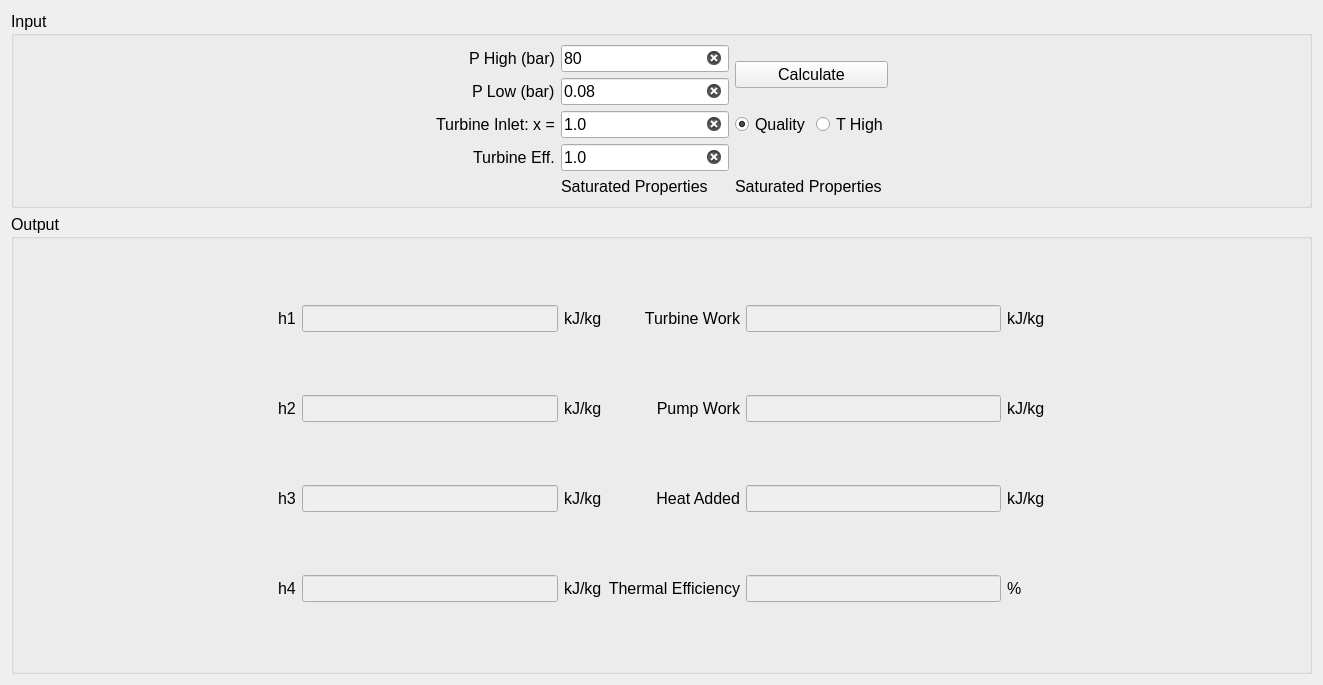
<?xml version="1.0" encoding="UTF-8"?>
<ui version="4.0">
 <class>Form</class>
 <widget class="QWidget" name="Form">
  <property name="geometry">
   <rect>
    <x>0</x>
    <y>0</y>
    <width>1323</width>
    <height>685</height>
   </rect>
  </property>
  <property name="windowTitle">
   <string>Form</string>
  </property>
  <layout class="QVBoxLayout" name="verticalLayout">
   <item>
    <widget class="QGroupBox" name="gb_Input">
     <property name="font">
      <font>
       <pointsize>12</pointsize>
      </font>
     </property>
     <property name="title">
      <string>Input</string>
     </property>
     <layout class="QGridLayout" name="gridLayout">
      <item row="2" column="2">
       <widget class="QLineEdit" name="le_TurbineInletCondition">
        <property name="sizePolicy">
         <sizepolicy hsizetype="Preferred" vsizetype="Fixed">
          <horstretch>0</horstretch>
          <verstretch>0</verstretch>
         </sizepolicy>
        </property>
        <property name="font">
         <font>
          <pointsize>12</pointsize>
         </font>
        </property>
        <property name="text">
         <string>1.0</string>
        </property>
        <property name="clearButtonEnabled">
         <bool>true</bool>
        </property>
       </widget>
      </item>
      <item row="4" column="3" colspan="2">
       <widget class="QLabel" name="lbl_SatPropLow">
        <property name="font">
         <font>
          <pointsize>12</pointsize>
         </font>
        </property>
        <property name="text">
         <string>Saturated Properties</string>
        </property>
       </widget>
      </item>
      <item row="1" column="1" alignment="Qt::AlignRight">
       <widget class="QLabel" name="lbl_PLow">
        <property name="sizePolicy">
         <sizepolicy hsizetype="Preferred" vsizetype="Preferred">
          <horstretch>0</horstretch>
          <verstretch>0</verstretch>
         </sizepolicy>
        </property>
        <property name="font">
         <font>
          <pointsize>12</pointsize>
         </font>
        </property>
        <property name="text">
         <string>P Low (bar)</string>
        </property>
       </widget>
      </item>
      <item row="2" column="1" alignment="Qt::AlignRight">
       <widget class="QLabel" name="lbl_TurbineInletCondition">
        <property name="sizePolicy">
         <sizepolicy hsizetype="Preferred" vsizetype="Preferred">
          <horstretch>0</horstretch>
          <verstretch>0</verstretch>
         </sizepolicy>
        </property>
        <property name="font">
         <font>
          <pointsize>12</pointsize>
         </font>
        </property>
        <property name="text">
         <string>Turbine Inlet: x =</string>
        </property>
       </widget>
      </item>
      <item row="3" column="2">
       <widget class="QLineEdit" name="le_TurbineEff">
        <property name="sizePolicy">
         <sizepolicy hsizetype="Preferred" vsizetype="Fixed">
          <horstretch>0</horstretch>
          <verstretch>0</verstretch>
         </sizepolicy>
        </property>
        <property name="font">
         <font>
          <pointsize>12</pointsize>
         </font>
        </property>
        <property name="text">
         <string>1.0</string>
        </property>
        <property name="placeholderText">
         <string>turbine isentropic efficiency 0.0&lt;eta&lt;=1.0</string>
        </property>
        <property name="clearButtonEnabled">
         <bool>true</bool>
        </property>
       </widget>
      </item>
      <item row="3" column="1" alignment="Qt::AlignRight">
       <widget class="QLabel" name="label">
        <property name="font">
         <font>
          <pointsize>12</pointsize>
         </font>
        </property>
        <property name="text">
         <string>Turbine Eff.</string>
        </property>
        <property name="textFormat">
         <enum>Qt::PlainText</enum>
        </property>
       </widget>
      </item>
      <item row="0" column="2">
       <widget class="QLineEdit" name="le_PHigh">
        <property name="sizePolicy">
         <sizepolicy hsizetype="Preferred" vsizetype="Fixed">
          <horstretch>0</horstretch>
          <verstretch>0</verstretch>
         </sizepolicy>
        </property>
        <property name="font">
         <font>
          <pointsize>12</pointsize>
         </font>
        </property>
        <property name="text">
         <string>80</string>
        </property>
        <property name="placeholderText">
         <string>enter a value for the high pressure isobar</string>
        </property>
        <property name="clearButtonEnabled">
         <bool>true</bool>
        </property>
       </widget>
      </item>
      <item row="2" column="4">
       <widget class="QRadioButton" name="rdo_THigh">
        <property name="font">
         <font>
          <pointsize>12</pointsize>
         </font>
        </property>
        <property name="text">
         <string>T High</string>
        </property>
       </widget>
      </item>
      <item row="0" column="3" rowspan="2" colspan="2">
       <widget class="QPushButton" name="btn_Calculate">
        <property name="font">
         <font>
          <pointsize>12</pointsize>
         </font>
        </property>
        <property name="text">
         <string>Calculate</string>
        </property>
       </widget>
      </item>
      <item row="2" column="3">
       <widget class="QRadioButton" name="rdo_Quality">
        <property name="font">
         <font>
          <pointsize>12</pointsize>
         </font>
        </property>
        <property name="text">
         <string>Quality</string>
        </property>
        <property name="checked">
         <bool>true</bool>
        </property>
       </widget>
      </item>
      <item row="1" column="2">
       <widget class="QLineEdit" name="le_PLow">
        <property name="sizePolicy">
         <sizepolicy hsizetype="Preferred" vsizetype="Fixed">
          <horstretch>0</horstretch>
          <verstretch>0</verstretch>
         </sizepolicy>
        </property>
        <property name="font">
         <font>
          <pointsize>12</pointsize>
         </font>
        </property>
        <property name="text">
         <string>0.08</string>
        </property>
        <property name="placeholderText">
         <string>enter a value for the low pressure isobar</string>
        </property>
        <property name="clearButtonEnabled">
         <bool>true</bool>
        </property>
       </widget>
      </item>
      <item row="0" column="1" alignment="Qt::AlignRight">
       <widget class="QLabel" name="lbl_PHigh">
        <property name="sizePolicy">
         <sizepolicy hsizetype="Preferred" vsizetype="Preferred">
          <horstretch>0</horstretch>
          <verstretch>0</verstretch>
         </sizepolicy>
        </property>
        <property name="font">
         <font>
          <pointsize>12</pointsize>
         </font>
        </property>
        <property name="text">
         <string>P High (bar)</string>
        </property>
       </widget>
      </item>
      <item row="2" column="0">
       <spacer name="horizontalSpacer">
        <property name="orientation">
         <enum>Qt::Horizontal</enum>
        </property>
        <property name="sizeHint" stdset="0">
         <size>
          <width>40</width>
          <height>20</height>
         </size>
        </property>
       </spacer>
      </item>
      <item row="2" column="5">
       <spacer name="horizontalSpacer_4">
        <property name="orientation">
         <enum>Qt::Horizontal</enum>
        </property>
        <property name="sizeHint" stdset="0">
         <size>
          <width>40</width>
          <height>20</height>
         </size>
        </property>
       </spacer>
      </item>
      <item row="4" column="2">
       <widget class="QLabel" name="lbl_SatPropHigh">
        <property name="font">
         <font>
          <pointsize>12</pointsize>
         </font>
        </property>
        <property name="text">
         <string>Saturated Properties</string>
        </property>
       </widget>
      </item>
     </layout>
    </widget>
   </item>
   <item>
    <widget class="QGroupBox" name="gb_Output">
     <property name="sizePolicy">
      <sizepolicy hsizetype="MinimumExpanding" vsizetype="MinimumExpanding">
       <horstretch>0</horstretch>
       <verstretch>0</verstretch>
      </sizepolicy>
     </property>
     <property name="font">
      <font>
       <pointsize>12</pointsize>
      </font>
     </property>
     <property name="title">
      <string>Output</string>
     </property>
     <layout class="QGridLayout" name="gridLayout_2">
      <item row="0" column="4">
       <widget class="QLabel" name="label_14">
        <property name="font">
         <font>
          <pointsize>12</pointsize>
         </font>
        </property>
        <property name="text">
         <string>Turbine Work</string>
        </property>
        <property name="alignment">
         <set>Qt::AlignRight|Qt::AlignTrailing|Qt::AlignVCenter</set>
        </property>
       </widget>
      </item>
      <item row="0" column="3">
       <widget class="QLabel" name="label_4">
        <property name="font">
         <font>
          <pointsize>12</pointsize>
         </font>
        </property>
        <property name="text">
         <string>kJ/kg</string>
        </property>
       </widget>
      </item>
      <item row="2" column="5">
       <widget class="QLineEdit" name="le_HeatAdded">
        <property name="enabled">
         <bool>false</bool>
        </property>
        <property name="font">
         <font>
          <pointsize>12</pointsize>
         </font>
        </property>
       </widget>
      </item>
      <item row="3" column="2">
       <widget class="QLineEdit" name="le_H4">
        <property name="enabled">
         <bool>false</bool>
        </property>
        <property name="font">
         <font>
          <pointsize>12</pointsize>
         </font>
        </property>
       </widget>
      </item>
      <item row="2" column="1">
       <widget class="QLabel" name="label_9">
        <property name="font">
         <font>
          <pointsize>12</pointsize>
         </font>
        </property>
        <property name="text">
         <string>h3</string>
        </property>
       </widget>
      </item>
      <item row="1" column="2">
       <widget class="QLineEdit" name="le_H2">
        <property name="enabled">
         <bool>false</bool>
        </property>
        <property name="font">
         <font>
          <pointsize>12</pointsize>
         </font>
        </property>
       </widget>
      </item>
      <item row="0" column="2">
       <widget class="QLineEdit" name="le_H1">
        <property name="enabled">
         <bool>false</bool>
        </property>
        <property name="font">
         <font>
          <pointsize>12</pointsize>
         </font>
        </property>
       </widget>
      </item>
      <item row="2" column="2">
       <widget class="QLineEdit" name="le_H3">
        <property name="enabled">
         <bool>false</bool>
        </property>
        <property name="font">
         <font>
          <pointsize>12</pointsize>
         </font>
        </property>
       </widget>
      </item>
      <item row="2" column="4">
       <widget class="QLabel" name="label_11">
        <property name="font">
         <font>
          <pointsize>12</pointsize>
         </font>
        </property>
        <property name="text">
         <string>Heat Added</string>
        </property>
        <property name="alignment">
         <set>Qt::AlignRight|Qt::AlignTrailing|Qt::AlignVCenter</set>
        </property>
       </widget>
      </item>
      <item row="2" column="6">
       <widget class="QLabel" name="label_16">
        <property name="font">
         <font>
          <pointsize>12</pointsize>
         </font>
        </property>
        <property name="text">
         <string>kJ/kg</string>
        </property>
       </widget>
      </item>
      <item row="0" column="6">
       <widget class="QLabel" name="label_17">
        <property name="font">
         <font>
          <pointsize>12</pointsize>
         </font>
        </property>
        <property name="text">
         <string>kJ/kg</string>
        </property>
       </widget>
      </item>
      <item row="2" column="3">
       <widget class="QLabel" name="label_8">
        <property name="font">
         <font>
          <pointsize>12</pointsize>
         </font>
        </property>
        <property name="text">
         <string>kJ/kg</string>
        </property>
       </widget>
      </item>
      <item row="1" column="1">
       <widget class="QLabel" name="label_5">
        <property name="font">
         <font>
          <pointsize>12</pointsize>
         </font>
        </property>
        <property name="text">
         <string>h2</string>
        </property>
       </widget>
      </item>
      <item row="3" column="1">
       <widget class="QLabel" name="label_7">
        <property name="font">
         <font>
          <pointsize>12</pointsize>
         </font>
        </property>
        <property name="text">
         <string>h4</string>
        </property>
       </widget>
      </item>
      <item row="0" column="5">
       <widget class="QLineEdit" name="le_TurbineWork">
        <property name="enabled">
         <bool>false</bool>
        </property>
        <property name="font">
         <font>
          <pointsize>12</pointsize>
         </font>
        </property>
       </widget>
      </item>
      <item row="1" column="4">
       <widget class="QLabel" name="label_15">
        <property name="font">
         <font>
          <pointsize>12</pointsize>
         </font>
        </property>
        <property name="text">
         <string>Pump Work</string>
        </property>
        <property name="alignment">
         <set>Qt::AlignRight|Qt::AlignTrailing|Qt::AlignVCenter</set>
        </property>
       </widget>
      </item>
      <item row="1" column="3">
       <widget class="QLabel" name="label_3">
        <property name="font">
         <font>
          <pointsize>12</pointsize>
         </font>
        </property>
        <property name="text">
         <string>kJ/kg</string>
        </property>
       </widget>
      </item>
      <item row="1" column="6">
       <widget class="QLabel" name="label_13">
        <property name="font">
         <font>
          <pointsize>12</pointsize>
         </font>
        </property>
        <property name="text">
         <string>kJ/kg</string>
        </property>
       </widget>
      </item>
      <item row="3" column="5">
       <widget class="QLineEdit" name="le_Efficiency">
        <property name="enabled">
         <bool>false</bool>
        </property>
        <property name="font">
         <font>
          <pointsize>12</pointsize>
         </font>
        </property>
       </widget>
      </item>
      <item row="3" column="3">
       <widget class="QLabel" name="label_6">
        <property name="font">
         <font>
          <pointsize>12</pointsize>
         </font>
        </property>
        <property name="text">
         <string>kJ/kg</string>
        </property>
       </widget>
      </item>
      <item row="0" column="1">
       <widget class="QLabel" name="label_2">
        <property name="font">
         <font>
          <pointsize>12</pointsize>
         </font>
        </property>
        <property name="focusPolicy">
         <enum>Qt::WheelFocus</enum>
        </property>
        <property name="text">
         <string>h1</string>
        </property>
       </widget>
      </item>
      <item row="1" column="5">
       <widget class="QLineEdit" name="le_PumpWork">
        <property name="enabled">
         <bool>false</bool>
        </property>
        <property name="font">
         <font>
          <pointsize>12</pointsize>
         </font>
        </property>
       </widget>
      </item>
      <item row="3" column="6">
       <widget class="QLabel" name="label_12">
        <property name="font">
         <font>
          <pointsize>12</pointsize>
         </font>
        </property>
        <property name="text">
         <string>%</string>
        </property>
       </widget>
      </item>
      <item row="3" column="4" alignment="Qt::AlignRight">
       <widget class="QLabel" name="label_10">
        <property name="font">
         <font>
          <pointsize>12</pointsize>
         </font>
        </property>
        <property name="text">
         <string>Thermal Efficiency</string>
        </property>
        <property name="alignment">
         <set>Qt::AlignRight|Qt::AlignTrailing|Qt::AlignVCenter</set>
        </property>
       </widget>
      </item>
      <item row="1" column="0">
       <spacer name="horizontalSpacer_2">
        <property name="orientation">
         <enum>Qt::Horizontal</enum>
        </property>
        <property name="sizeHint" stdset="0">
         <size>
          <width>40</width>
          <height>20</height>
         </size>
        </property>
       </spacer>
      </item>
      <item row="1" column="7">
       <spacer name="horizontalSpacer_3">
        <property name="orientation">
         <enum>Qt::Horizontal</enum>
        </property>
        <property name="sizeHint" stdset="0">
         <size>
          <width>40</width>
          <height>20</height>
         </size>
        </property>
       </spacer>
      </item>
     </layout>
    </widget>
   </item>
  </layout>
 </widget>
 <resources/>
 <connections/>
</ui>
